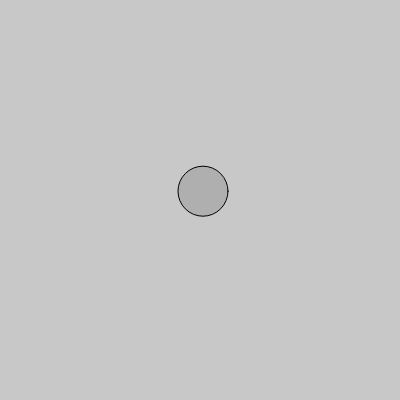
Frame 1 (no input)
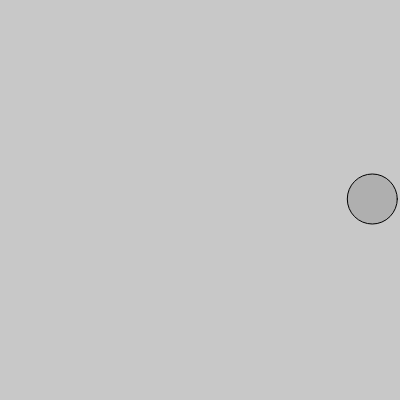
Frame 60 (no input)
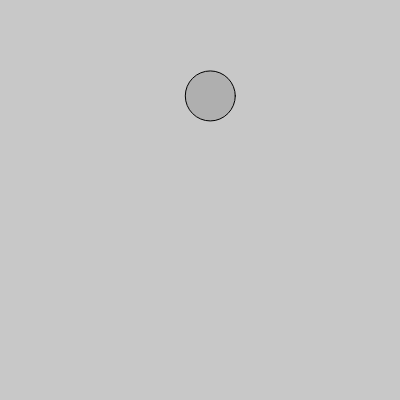
Frame 120 (the mouse pressed at the canvas centre since frame 60)

The p5.js sketch that drew these frames (run headless with seeded random() and noise() and a simulated clock; from frame 60 on, the mouse is pressed at the canvas centre):

// p5.js sketch
// ── sketch.js
let mover;

function setup() {
  createCanvas(400, 400);
  mover = new Mover();
}

function draw() {
  background(200);
  mover.update();
  mover.show();
}

// ── Mover.js
class Mover {
  constructor() {
    // 공의 위치, 속도, 가속도(중력)를 벡터로 만듭니다.
    this.position = createVector(width / 2, height / 2);
    this.velocity = createVector(3, -9); // 처음에 위쪽으로 튀어오르는 속도
    this.acceleration = createVector(0, 0.2); // 아래로 작용하는 중력

    this.diameter = 50;
    this.radius = this.diameter / 2;
    this.bounce = 0.9; // 튕길 때 속도가 줄어드는 정도 (1이면 영원히 튕김)
  }

  update() {
    // 중력을 속도에 더하고, 속도를 위치에 더합니다.
    this.velocity.add(this.acceleration);
    this.position.add(this.velocity);

    this.checkEdges();
  }

  checkEdges() {
    // 바닥
    if (this.position.y + this.radius > height) {
      this.position.y = height - this.radius;
      this.velocity.y *= -this.bounce;
    }

    // 천장
    if (this.position.y - this.radius < 0) {
      this.position.y = this.radius;
      this.velocity.y *= -this.bounce;
    }

    // 오른쪽 벽
    if (this.position.x + this.radius > width) {
      this.position.x = width - this.radius;
      this.velocity.x *= -this.bounce;
    }

    // 왼쪽 벽
    if (this.position.x - this.radius < 0) {
      this.position.x = this.radius;
      this.velocity.x *= -this.bounce;
    }
  }

  show() {
    stroke(0);
    fill(175);
    circle(this.position.x, this.position.y, this.diameter);
  }
}
